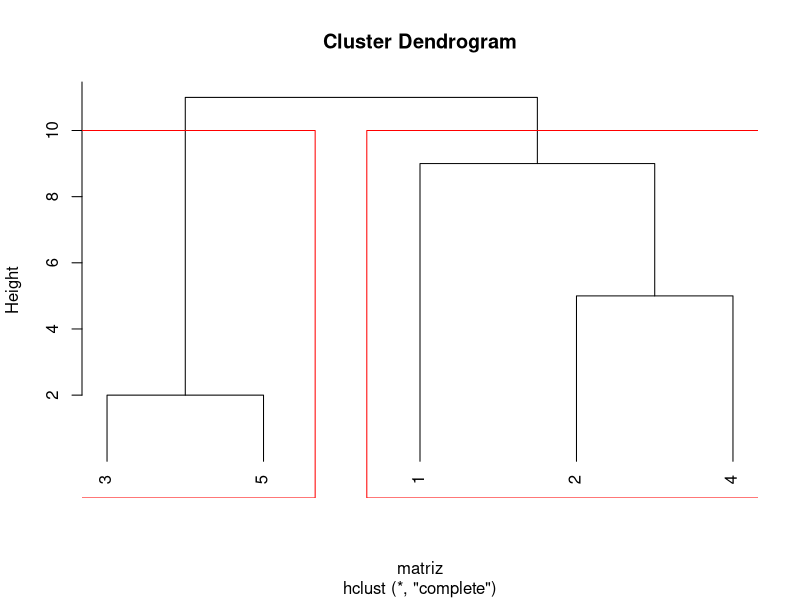
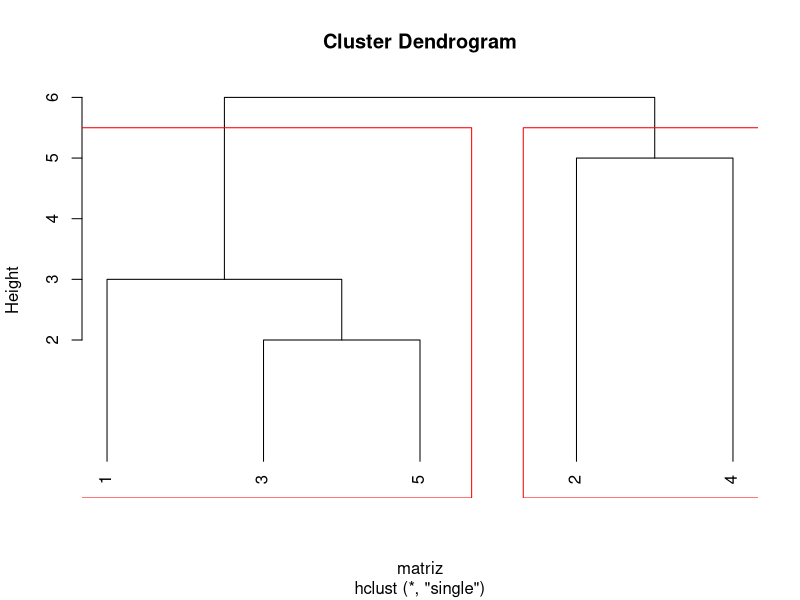
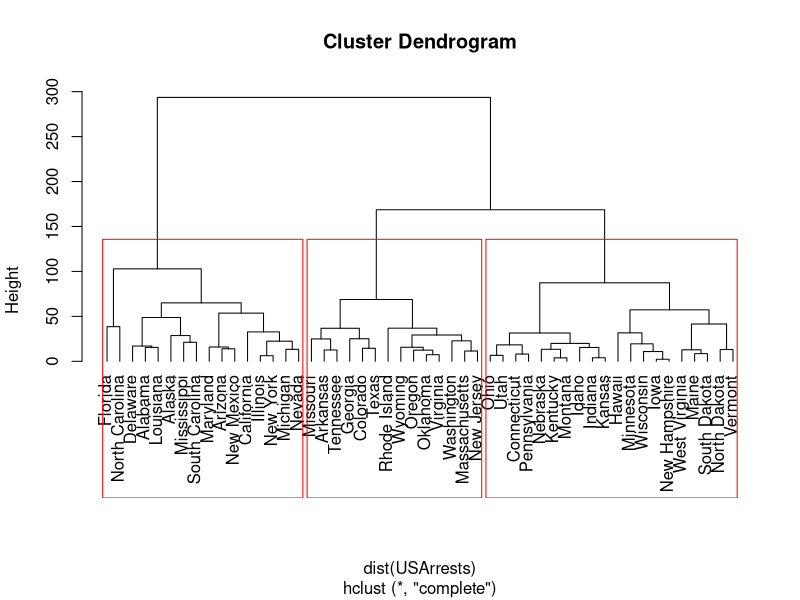

Source code (R) for these figures, in order:
matriz <- cbind(c(0,9,3,6,11),c(9,0,7,5,10),c(3,7,0,9,2), c(6,5,9,0,8), c(11,10,2,8,0))
matriz <- as.dist(matriz)

modelo_hierarquico_complete <- hclust(matriz, method = "complete")
plot(modelo_hierarquico_complete, hang = -1)
rect.hclust(modelo_hierarquico_complete, k = 2, border = "red")

modelo_hierarquico_single <- hclust(matriz, method = "single")
plot(modelo_hierarquico_single, hang = -1)
rect.hclust(modelo_hierarquico_single, k = 2, border = "red")


library(datasets)
USArrests
str(USArrests)

modelo_hierarquico <- hclust(dist(USArrests), method = "complete")

plot(modelo_hierarquico, hang = -1)
rect.hclust(modelo_hierarquico, k = 3, border = "red")
